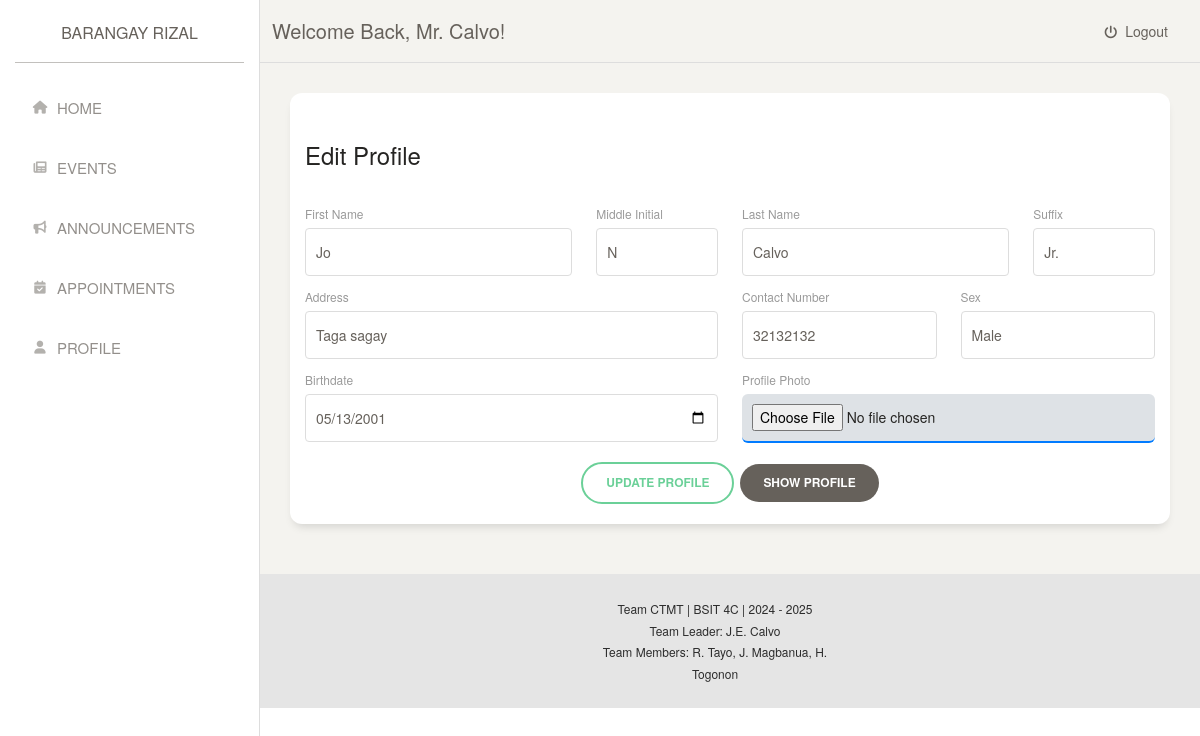
Page /user/profile/update.php (signed in) on the committed database.
### tables this page shows
CREATE TABLE `tbl_user` (
  `user_id` int(11) NOT NULL,
  `user_username` varchar(50) NOT NULL,
  `user_password` varchar(255) NOT NULL,
  `user_firstName` varchar(100) NOT NULL,
  `user_midInitial` char(1) DEFAULT NULL,
  `user_lastName` varchar(100) NOT NULL,
  `user_suffix` varchar(10) DEFAULT NULL,
  `user_birthDate` date NOT NULL,
  `user_contactNumber` varchar(15) NOT NULL,
  `user_sex` enum('Male','Female') NOT NULL,
  `user_address` text NOT NULL,
  `user_photo` varchar(255) DEFAULT NULL,
  `user_status` enum('pending','approved','rejected') DEFAULT 'pending',
  `created_at` timestamp NOT NULL DEFAULT CURRENT_TIMESTAMP
);

### user/profile/update.php (the view, shortened to what this page needs)
<?php
include_once '../../includes/conn.php';
$userId = $_SESSION['user_username'];
$sql = "SELECT * FROM tbl_user WHERE user_username = ?";
$stmt = $mysqli->prepare($sql);
$stmt->bind_param("s", $userId);
$stmt->execute();
$result = $stmt->get_result();
$user = $result->fetch_assoc();
?>
<!DOCTYPE html>
<html lang="en">
<head>
    <?php include '../../templates/links.php'; ?>
    <link rel="stylesheet" href="./styles.css">
</head>
<body>
    <div class="wrapper">
        <?php include '../../templates/sidebar.php'; ?>
        <div class="main-panel">
            <?php include '../../templates/topnav.php'; ?>
            <div class="content">
                <div class="card">
                    <div class="card-header">
                        <h4>Edit Profile</h4>
                    </div>
                    <div class="card-body">
                        <form action="../../includes/user/updateProfileController.php" method="POST" enctype="multipart/form-data">
                            <div class="row">
                                <div class="col-md-4">
                                    <div class="form-group">
                                        <label for="user_fName">First Name</label>
                                        <input type="text" name="user_firstName" id="user_fName" class="form-control" value="<?php echo htmlspecialchars($user['user_firstName']); ?>" required>
                                    </div>
                                </div>
                                <div class="col-md-2">
                                    <div class="form-group">
                                        <label for="user_midInitial">Middle Initial</label>
                                        <input type="text" name="user_midInitial" id="user_midInitial" class="form-control" value="<?php echo htmlspecialchars($user['user_midInitial']); ?>">
                                    </div>
                                </div>
                                <div class="col-md-4">
                                    <div class="form-group">
                                        <label for="user_lName">Last Name</label>
                                        <input type="text" name="user_lastName" id="user_lName" class="form-control" value="<?php echo htmlspecialchars($user['user_lastName']); ?>" required>
                                    </div>
                                </div>
                                <div class="col-md-2">
                                    <div class="form-group">
                                        <label for="user_suffix">Suffix</label>
                                        <select name="user_suffix" id="user_suffix" class="form-control">
                                            <option value="Jr" <?php echo ($user['user_suffix'] == 'Jr') ? 'selected' : ''; ?>>Jr.</option>
                                        </select>
                                    </div>
                                </div>
                            </div>
                            <div class="row">
                                <div class="col-md-6">
                                    <div class="form-group">
                                        <label for="user_address">Address</label>
                                        <input type="text" name="user_address" id="user_address" class="form-control" value="<?php echo htmlspecialchars($user['user_address']); ?>" required>
                                    </div>
                                </div>
                                <div class="col-md-3">
                                    <div class="form-group">
                                        <label for="user_contactNumber">Contact Number</label>
                                        <input type="text" name="user_contactNumber" id="user_contactNumber" class="form-control" value="<?php echo htmlspecialchars($user['user_contactNumber']); ?>" required>
                                    </div>
                                </div>
                                <div class="col-md-3">
                                    <div class="form-group">
                                        <label for="user_sex">Sex</label>
                                        <select name="user_sex" id="user_sex" class="form-control">
                                            <option value="Male" <?php echo ($user['user_sex'] == 'Male') ? 'selected' : ''; ?>>Male</option>
                                        </select>
                                    </div>
                                </div>
                            </div>
                            <div class="row">
                                <div class="col-md-6">
                                    <div class="form-group">
                                        <label for="user_birthDate">Birthdate</label>
                                        <input type="date" name="user_birthDate" id="user_birthDate" class="form-control" value="<?php echo htmlspecialchars($user['user_birthDate']); ?>" required>
                                    </div>
                                </div>
                                <div class="col-md-6">
                                    <label for="user_photo">Profile Photo</label>
                                    <br>
                                    <div class="file-input p-2.5">
                                        <input type="file" name="user_photo" id="user_photo" accept="image/*">
                                    </div>
                                </div>
                            </div>
                            <div class="row text-center">
                                <div class="col-md-12">
                                    <button type="submit" name="updateProfile" class="btn btn-outline-success btn-round">Update Profile</button>
                                    <a href="./index.php" class="btn btn-outline-secondary btn-round">Show Profile</a>
                                </div>
                            </div>
                        </form>
                    </div>
                </div>
            </div>
            <?php include '../../templates/footer.php'; ?>
        </div>
    </div>
</body>
</html>

### styles/vars.css (style rules this page uses)
:root { --neutral50: #fafafa; --neutral100: #f5f5f5; --neutral200: #e5e5e5; --neutral300: #d4d4d4; --neutral400: #a3a3a3; --neutral500: #737373; --neutral600: #525252; --neutral700: #404040; --neutral800: #262626; --neutral900: #171717; --neutral950: #0a0a0a; --warning50: #fffbeb; --warning100: #fef3c7; --warning200: #fde68a; --warning300: #fcd34d; --warning400: #fbbf24; --warning500: #f59e0b; --warning600: #d97706; --warning700: #b45309; --warning800: #92400e; --warning900: #78350f; --warning950: #451a03; --success50: #f0fdf4; --success100: #dcfce7; --success200: #bbf7d0; --success300: #86efac; --success400: #4ade80; --success500: #22c55e; --success600: #16a34a; --success700: #15803d; --success800: #166534; --success900: #14532d; --success950: #052e16; --danger50: #fef2f2; --danger100: #fee2e2; --danger200: #fecaca; --danger300: #fca5a5; --danger400: #f87171; --danger500: #ef4444; --danger600: #dc2626; --danger700: #b91c1c; --danger800: #991b1b; --danger900: #7f1d1d; --danger950: #450a0a; --primary50: #eff6ff; --primary100: #dbeafe; --primary200: #bfdbfe; --primary300: #93c5fd; --primary400: #60a5fa; --primary500: #3b82f6; --primary600: #2563eb; --primary700: #1d4ed8; --primary800: #1e40af; --primary900: #1e3a8a; --primary950: #172554; }

### styles/forms.css (style rules this page uses)
.form-group { display: block; }
.form-control { border: 1px solid var(--neutral200); padding: 12px 16px; outline: none; border-radius: 6px; display: block; width: 100%; transition: all 250ms ease-in-out; }
input.form-control, select.form-control { height: 48px; }
.form-control::placeholder { color: var(--neutral400); }

### styles/paddings.css (style rules this page uses)
.p-2\.5 { padding: 10px; }

### user/profile/styles.css (style rules this page uses)
.file-input { box-sizing: border-box; background-color:var(--bs-border-color); border-radius: var(--bs-border-radius); border-bottom: 2px solid #007bff; width: 100%; }

### rows in the picture
tbl_user: user_firstName "Jo", user_midInitial "N", user_lastName "Calvo", user_suffix "Jr.", user_address "Taga sagay", user_contactNumber "32132132", user_sex "Male", user_birthDate "05/13/2001"

### other values in the picture
$title "Mr."
$_SESSION['user_lastname'] "Calvo"
